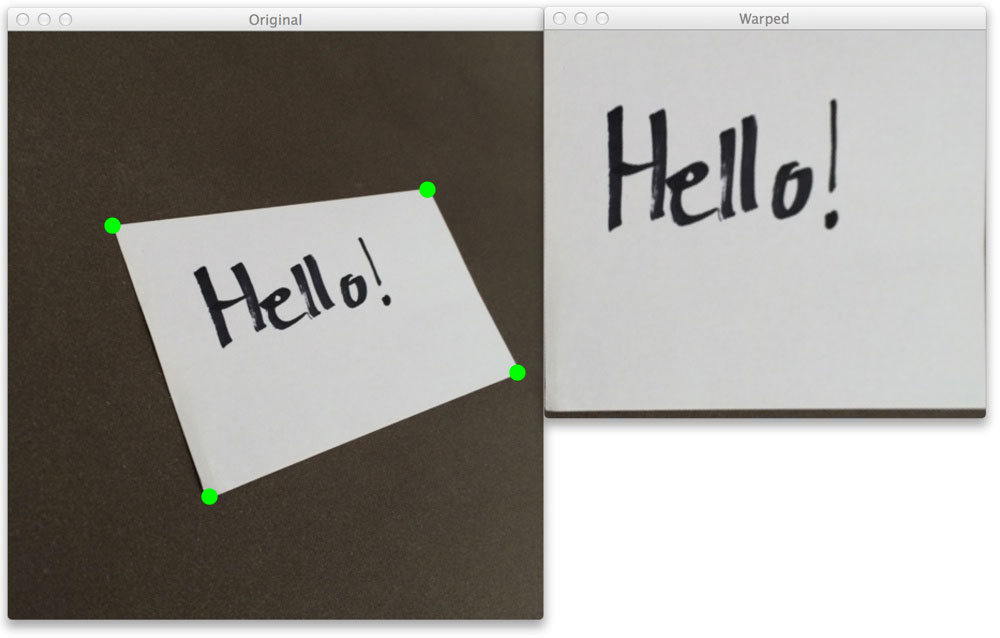
#> input picture image/wrap.jpg, 1000 x 638 px
$ python warp_perspective.py
#> lines starting #> are read from the running program, lines starting #| are printed output that depends on the picture
import cv2, numpy as np

image = cv2.imread('wrap.jpg')
#> image is the input picture: shape (638, 1000, 3); mean B, G, R 150, 154.6, 157.3
# np.float32([],[],[],[])
width = 300
height = 150
# work out the corners
frame_1 = np.float32([[227,114],[192,42],[374,516],[493,209]])
frame_2 = np.float32([[0,0],[width,0],[0,height],[width,height]])
# using getPerspectiveTransform() to get the tranformation matrix
matrix = cv2.getPerspectiveTransform(frame_1,frame_2)
# getting the outut image using the transformation matrix on the source image
warpped_image = cv2.warpPerspective(image,matrix,(width,height))
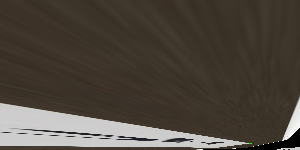
#> warpped_image: shape (150, 300, 3); mean B, G, R 61.9, 71, 78.4

cv2.imshow('Original Image', warpped_image)
cv2.waitKey(0)
